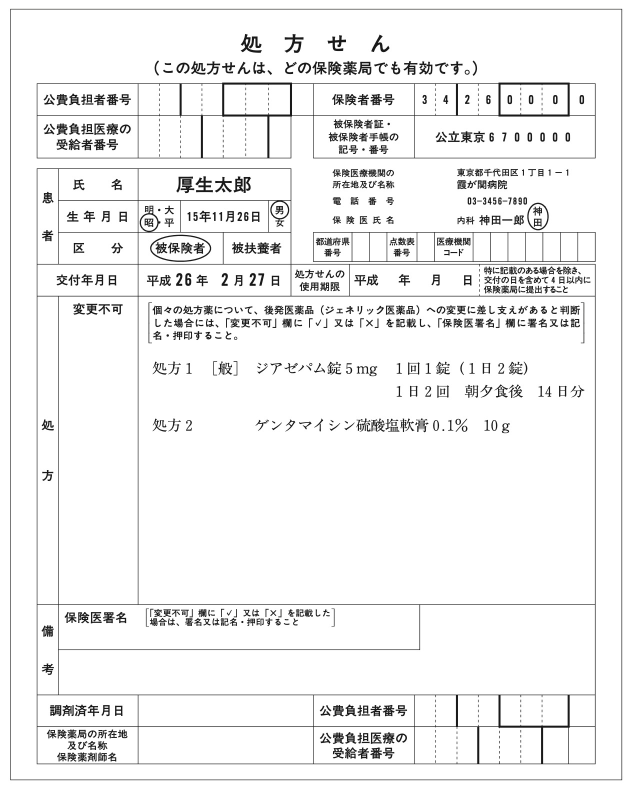
#> input picture Kikagaku/ImageTranscription/data/image/2023-03-17-8.49.53.jpg, 1258 x 1584 px (shown at 1/2 size)
$ python -i easyocr.py   (imports and definitions only)
#> lines starting #> are read from the running program, lines starting #| are printed output that depends on the picture
import easyocr
import cv2
from PIL import Image, ImageDraw, ImageEnhance
import numpy as np
import io
import base64
import os
import uuid
import tempfile


# [1 line that did not run here, left out]


# [54 lines left out: functions analyze_picture_bycv2, analyze_picture_bypillow, not called in this run]

>>> result = analyze_picture_bypillow('data/image/2023-03-17-8.49.53.jpg')
#> in analyze_picture_bypillow, image is the input picture: PIL image 1258x1584 RGB; mean R, G, B 241.4, 241.4, 241.4
#> in analyze_picture_bypillow, `image.thumbnail((800, 800))`:
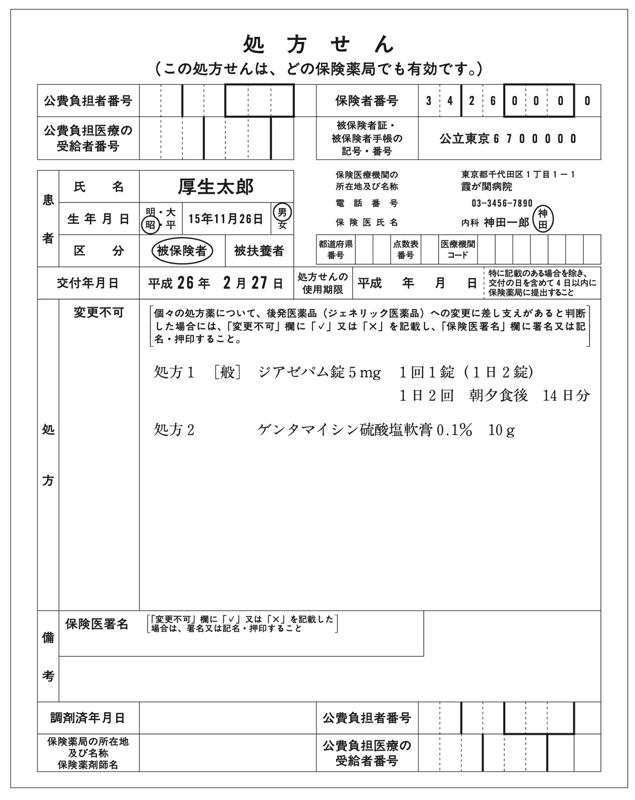
#> image: PIL image 635x800 RGB; mean R, G, B 241.1, 241.1, 241.1
#> in analyze_picture_bypillow, `image = ImageEnhance.Brightness(image).enhance(1.2)`:
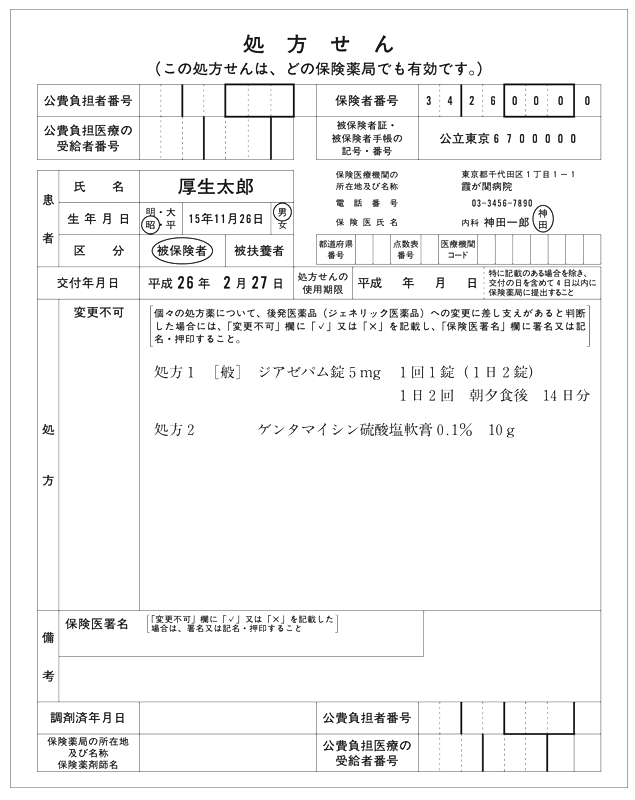
#> image: PIL image 635x800 RGB; mean R, G, B 244.4, 244.4, 244.4
#> in analyze_picture_bypillow, `image = ImageEnhance.Contrast(image).enhance(2)`:
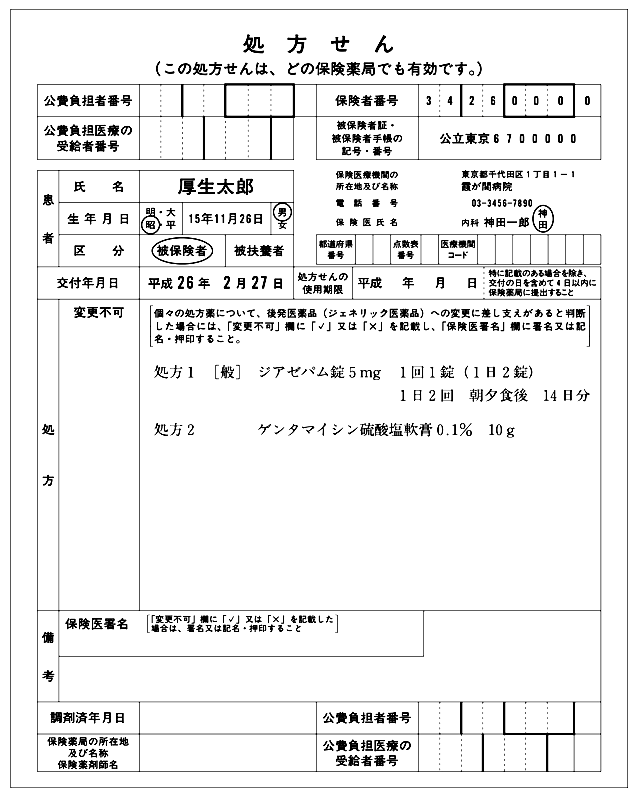
#> image: PIL image 635x800 RGB; mean R, G, B 238.3, 238.3, 238.3
#> (the run stopped early here; a loop or call above may not have finished)
